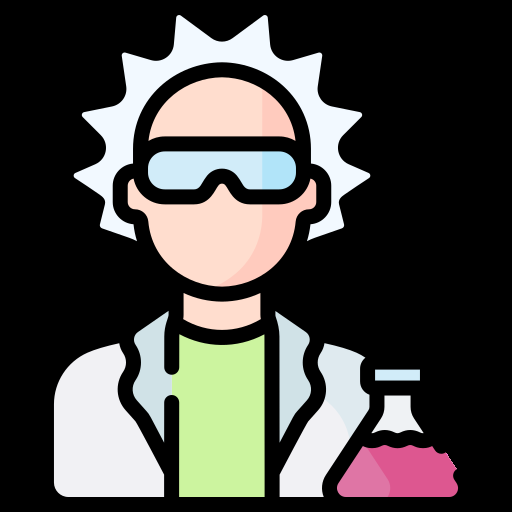
#> input picture images/expert.png, 512 x 512 px, found by its file name
$ jupyter execute 'Ex-30-Background Removal Using Grabcut.ipynb'
#> lines starting #> are read from the running program, lines starting #| are printed output that depends on the picture
# Background Removal Using Grabcut

#### Import Libraries

[cell 1]
import cv2
import numpy as np
import matplotlib.pyplot as plt

[cell 2]
img = cv2.imread('D:\Computer-Vision-Bootcamp\images\expert.png')
#> img is the input picture: shape (512, 512, 3); mean B, G, R 69.7, 73.1, 74.9
img = cv2.resize(img,(800,800))
#> img: shape (800, 800, 3)
mask =	np.zeros(img.shape[:2],np.uint8)


bgdModel =  np.zeros((1,65),np.float64)*255
fgdModel =  np.zeros((1,65),np.float64)*255

#rect(x1,y1,x2,y2)
rect =	(134,150,660,730) #foreground
#parameter(img,mask,rect,bgmodel,fgmodel,iter,method)
cv2.grabCut(img,mask,rect,bgdModel,fgdModel,5,
            cv2.GC_INIT_WITH_RECT)

mask2  =  np.where((mask==2)|(mask==0),0,1).astype('uint8')
img  =	img*mask2[:,:,np.newaxis]
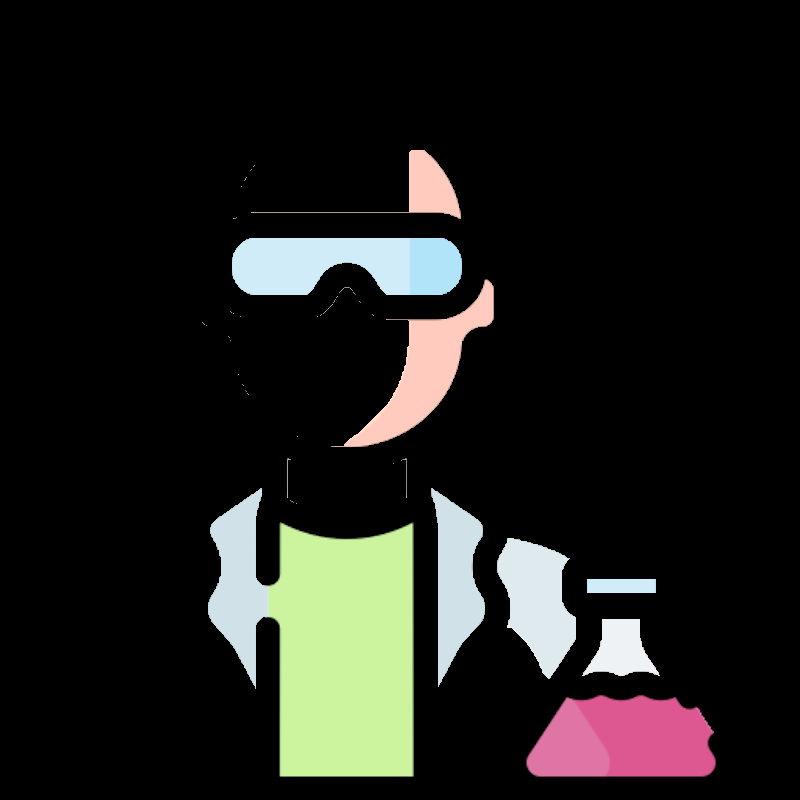
#> img: shape (800, 800, 3); mean B, G, R 27, 30, 30.2

cv2.imshow("Original",img)
cv2.waitKey(0)
cv2.destroyAllWindows()
